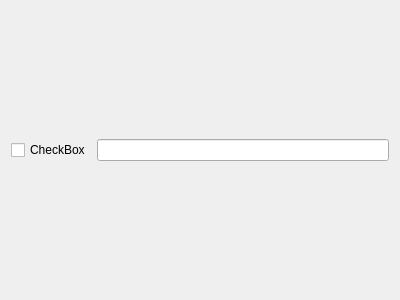
<?xml version="1.0" encoding="UTF-8"?>
<ui version="4.0">
 <class>Task</class>
 <widget class="QWidget" name="Task">
  <property name="geometry">
   <rect>
    <x>0</x>
    <y>0</y>
    <width>400</width>
    <height>300</height>
   </rect>
  </property>
  <property name="windowTitle">
   <string>Form</string>
  </property>
  <layout class="QHBoxLayout" name="horizontalLayout">
   <item>
    <widget class="QCheckBox" name="checkbox">
     <property name="text">
      <string>CheckBox</string>
     </property>
    </widget>
   </item>
   <item>
    <widget class="QLineEdit" name="Mitext"/>
   </item>
  </layout>
 </widget>
 <resources/>
 <connections/>
</ui>
